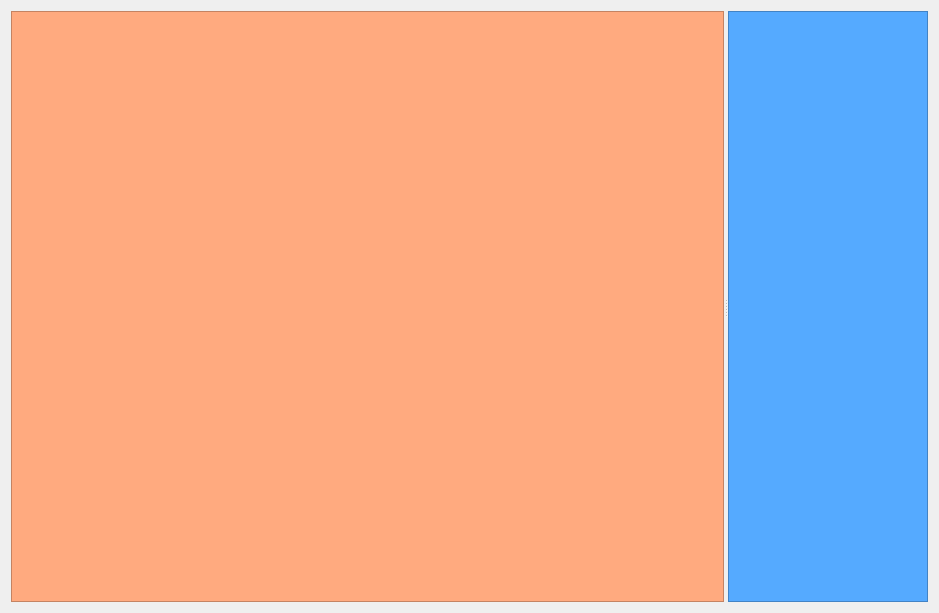
<?xml version="1.0" encoding="UTF-8"?>
<ui version="4.0">
    <class>ScalableMenu</class>
    <widget class="QWidget" name="ScalableMenu">
        <property name="geometry">
            <rect>
                <x>0</x>
                <y>0</y>
                <width>939</width>
                <height>613</height>
            </rect>
        </property>
        <property name="windowTitle">
            <string>ScalableMenu</string>
        </property>
        <layout class="QGridLayout" name="gridLayout">
            <item row="0" column="0">
                <widget class="QSplitter" name="splitter">
                    <property name="sizePolicy">
                        <sizepolicy hsizetype="Expanding" vsizetype="Preferred">
                            <horstretch>0</horstretch>
                            <verstretch>0</verstretch>
                        </sizepolicy>
                    </property>
                    <property name="orientation">
                        <enum>Qt::Horizontal</enum>
                    </property>
                    <widget class="QFrame" name="left_frame">
                        <property name="styleSheet">
                            <string notr="true">background-color: rgb(255, 170, 127);</string>
                        </property>
                        <property name="frameShape">
                            <enum>QFrame::StyledPanel</enum>
                        </property>
                        <property name="frameShadow">
                            <enum>QFrame::Raised</enum>
                        </property>
                    </widget>
                    <widget class="QFrame" name="right_frame">
                        <property name="sizePolicy">
                            <sizepolicy hsizetype="Maximum" vsizetype="Preferred">
                                <horstretch>0</horstretch>
                                <verstretch>0</verstretch>
                            </sizepolicy>
                        </property>
                        <property name="maximumSize">
                            <size>
                                <width>200</width>
                                <height>16777215</height>
                            </size>
                        </property>
                        <property name="styleSheet">
                            <string notr="true">background-color: rgb(85, 170, 255);</string>
                        </property>
                        <property name="frameShape">
                            <enum>QFrame::StyledPanel</enum>
                        </property>
                        <property name="frameShadow">
                            <enum>QFrame::Raised</enum>
                        </property>
                    </widget>
                </widget>
            </item>
        </layout>
    </widget>
    <resources>
        <include location="../../resource.qrc"/>
    </resources>
    <connections/>
</ui>
